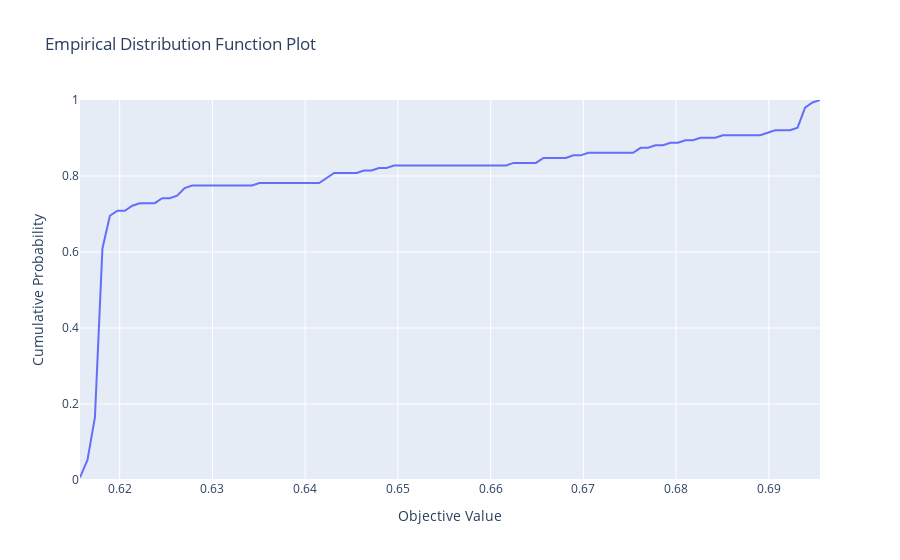

The code cell stored with this chart in its notebook:
### Code cell
optuna.visualization.plot_edf(study_best_features)
